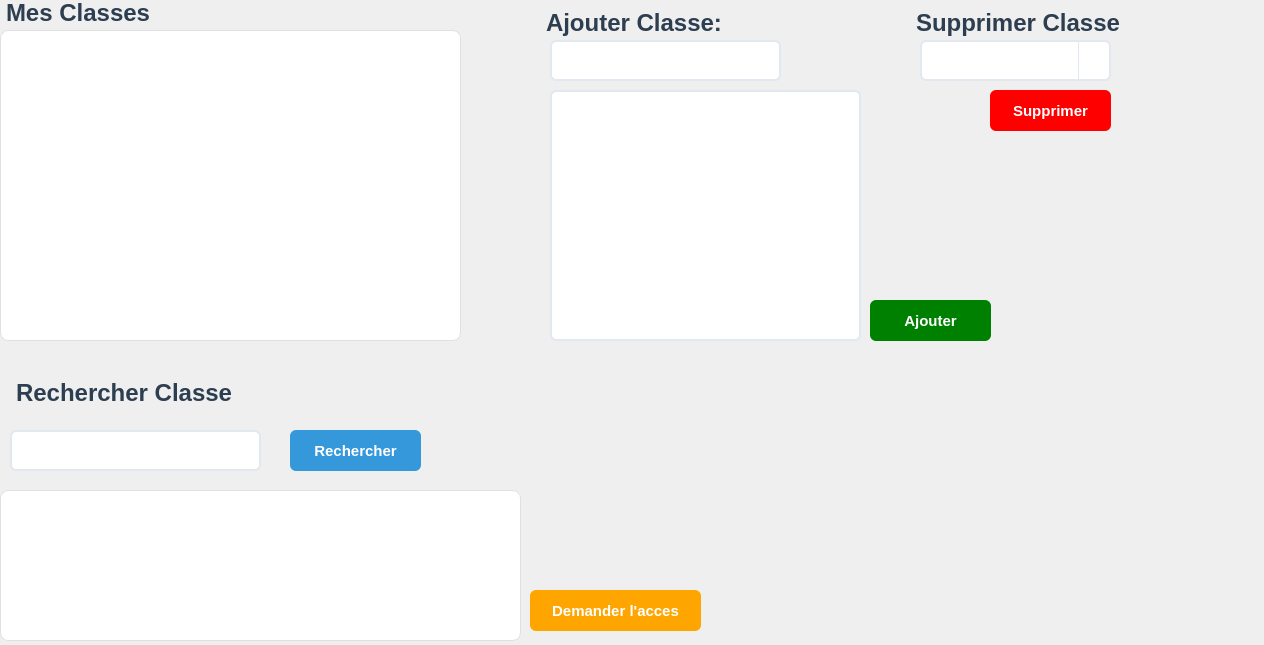
<?xml version="1.0" encoding="UTF-8"?>
<ui version="4.0">
 <class>ClassesPage</class>
 <widget class="QWidget" name="ClassesPage">
  <property name="geometry">
   <rect>
    <x>0</x>
    <y>0</y>
    <width>1264</width>
    <height>645</height>
   </rect>
  </property>
  <property name="windowTitle">
   <string>ClassesWidget</string>
  </property>
  <property name="styleSheet">
   <string notr="true">QWidget {
    font-family: &quot;Segoe UI&quot;, &quot;Helvetica Neue&quot;, Arial, sans-serif;
    font-size: 14px;
    color: #2c3e50; 
}

QLabel {
    font-size: 22px;
    font-weight: bold;
    color: brown; 
    padding-bottom: 5px;
}
QTableWidget {
    background-color: #ffffff;
    alternate-background-color: #f8f9fa; 
    border: 1px solid #e0e0e0;
    border-radius: 8px; 
    gridline-color: #eeeeee;
    selection-background-color: #3498db; 
    selection-color: #ffffff;
    padding: 5px;
}

QHeaderView::section {
    background-color: #2c3e50; 
    color: white;
    font-weight: bold;
    font-size: 13px;
    padding: 8px;
    border: none;
    border-right: 1px solid #34495e;
}

QTableCornerButton::section {
    background-color: #2c3e50;
    border: none;
}

QLineEdit, QTextEdit {
    background-color: #ffffff;
    border: 2px solid #e2e8f0;
    border-radius: 6px;
    padding: 8px;
    color: #333333;
}

QLineEdit:focus, QTextEdit:focus {
    border: 2px solid #3498db;
    background-color: #fbfdff;
}
QComboBox {
    background-color: #ffffff;
    border: 2px solid #e2e8f0;
    border-radius: 6px;
    padding: 6px 15px;
    color: #333333;
    font-weight: bold;
}

QComboBox:hover, QComboBox:focus {
    border: 2px solid #3498db;
}
QComboBox::drop-down {
    subcontrol-origin: padding;
    subcontrol-position: top right;
    width: 30px;
    border-left: 1px solid #e2e8f0;
    border-top-right-radius: 6px;
    border-bottom-right-radius: 6px;
}
QPushButton {
    background-color: #3498db; 
    color: white;
    border: none;
    border-radius: 6px;
    padding: 10px 20px;
    font-weight: bold;
    font-size: 15px;
}

QPushButton:hover {
    background-color: #2980b9; 
}

QPushButton:pressed {
    background-color: #1f618d;
}</string>
  </property>
  <widget class="QLabel" name="rechercherClasse">
   <property name="geometry">
    <rect>
     <x>10</x>
     <y>380</y>
     <width>221</width>
     <height>31</height>
    </rect>
   </property>
   <property name="styleSheet">
    <string notr="true">  color: #2C3E50;
    font-family: 'Segoe UI', Arial, sans-serif;
    font-size: 24px;
    font-weight: bold;</string>
   </property>
   <property name="text">
    <string>Rechercher Classe:</string>
   </property>
  </widget>
  <widget class="QLabel" name="mesClasse">
   <property name="geometry">
    <rect>
     <x>0</x>
     <y>0</y>
     <width>151</width>
     <height>31</height>
    </rect>
   </property>
   <property name="styleSheet">
    <string notr="true">  color: #2C3E50;
    font-family: 'Segoe UI', Arial, sans-serif;
    font-size: 24px;
    font-weight: bold;</string>
   </property>
   <property name="text">
    <string>Mes Classes:</string>
   </property>
  </widget>
  <widget class="QLineEdit" name="codeClasse">
   <property name="geometry">
    <rect>
     <x>10</x>
     <y>430</y>
     <width>251</width>
     <height>41</height>
    </rect>
   </property>
  </widget>
  <widget class="QPushButton" name="rechercher">
   <property name="geometry">
    <rect>
     <x>290</x>
     <y>430</y>
     <width>131</width>
     <height>41</height>
    </rect>
   </property>
   <property name="text">
    <string>Rechercher</string>
   </property>
  </widget>
  <widget class="QTableWidget" name="resultatRecherche">
   <property name="geometry">
    <rect>
     <x>0</x>
     <y>490</y>
     <width>521</width>
     <height>151</height>
    </rect>
   </property>
  </widget>
  <widget class="QPushButton" name="demandeAcces">
   <property name="geometry">
    <rect>
     <x>530</x>
     <y>590</y>
     <width>171</width>
     <height>41</height>
    </rect>
   </property>
   <property name="styleSheet">
    <string notr="true">background-color:orange;</string>
   </property>
   <property name="text">
    <string>Demander l'acces</string>
   </property>
  </widget>
  <widget class="QLabel" name="rechercheVide">
   <property name="geometry">
    <rect>
     <x>580</x>
     <y>480</y>
     <width>411</width>
     <height>51</height>
    </rect>
   </property>
   <property name="styleSheet">
    <string notr="true">color:blue;</string>
   </property>
   <property name="text">
    <string/>
   </property>
  </widget>
  <widget class="QLabel" name="ajouterClasse">
   <property name="geometry">
    <rect>
     <x>540</x>
     <y>10</y>
     <width>181</width>
     <height>31</height>
    </rect>
   </property>
   <property name="styleSheet">
    <string notr="true">  color: #2C3E50;
    font-family: 'Segoe UI', Arial, sans-serif;
    font-size: 24px;
    font-weight: bold;</string>
   </property>
   <property name="text">
    <string>Ajouter Classe:</string>
   </property>
  </widget>
  <widget class="QLabel" name="supprimerClasse">
   <property name="geometry">
    <rect>
     <x>910</x>
     <y>10</y>
     <width>211</width>
     <height>31</height>
    </rect>
   </property>
   <property name="styleSheet">
    <string notr="true">  color: #2C3E50;
    font-family: 'Segoe UI', Arial, sans-serif;
    font-size: 24px;
    font-weight: bold;</string>
   </property>
   <property name="text">
    <string>Supprimer Classe:</string>
   </property>
  </widget>
  <widget class="QComboBox" name="delClasse">
   <property name="geometry">
    <rect>
     <x>920</x>
     <y>40</y>
     <width>191</width>
     <height>41</height>
    </rect>
   </property>
  </widget>
  <widget class="QLineEdit" name="titreClasse">
   <property name="geometry">
    <rect>
     <x>550</x>
     <y>40</y>
     <width>231</width>
     <height>41</height>
    </rect>
   </property>
  </widget>
  <widget class="QTextEdit" name="description">
   <property name="geometry">
    <rect>
     <x>550</x>
     <y>90</y>
     <width>311</width>
     <height>251</height>
    </rect>
   </property>
  </widget>
  <widget class="QPushButton" name="ajouter">
   <property name="geometry">
    <rect>
     <x>870</x>
     <y>300</y>
     <width>121</width>
     <height>41</height>
    </rect>
   </property>
   <property name="styleSheet">
    <string notr="true">background-color:green;</string>
   </property>
   <property name="text">
    <string>Ajouter</string>
   </property>
  </widget>
  <widget class="QPushButton" name="supprimer">
   <property name="geometry">
    <rect>
     <x>990</x>
     <y>90</y>
     <width>121</width>
     <height>41</height>
    </rect>
   </property>
   <property name="styleSheet">
    <string notr="true">background-color:red;</string>
   </property>
   <property name="text">
    <string>Supprimer</string>
   </property>
  </widget>
  <widget class="QLabel" name="msgVide">
   <property name="geometry">
    <rect>
     <x>10</x>
     <y>80</y>
     <width>411</width>
     <height>51</height>
    </rect>
   </property>
   <property name="styleSheet">
    <string notr="true">color:blue;</string>
   </property>
   <property name="text">
    <string/>
   </property>
  </widget>
  <widget class="QTableWidget" name="mesClasseA">
   <property name="geometry">
    <rect>
     <x>0</x>
     <y>30</y>
     <width>461</width>
     <height>311</height>
    </rect>
   </property>
  </widget>
 </widget>
 <resources/>
 <connections/>
</ui>
